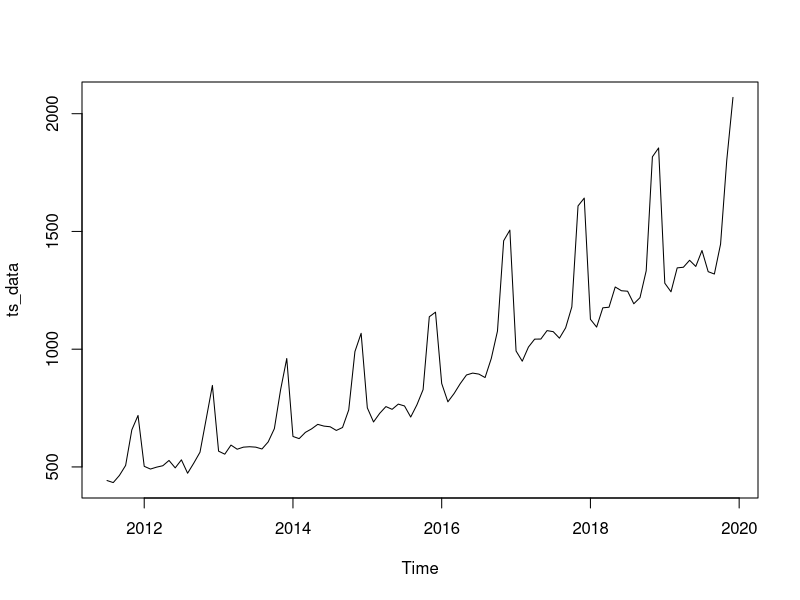
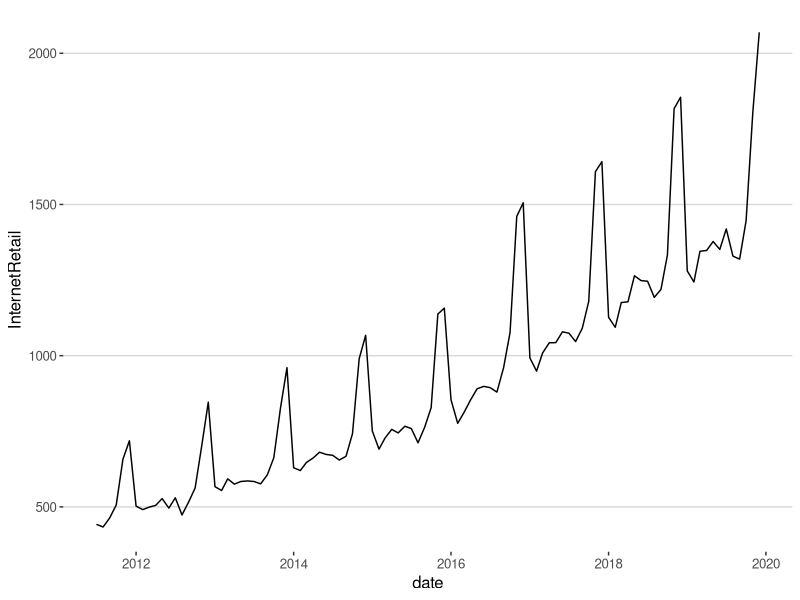
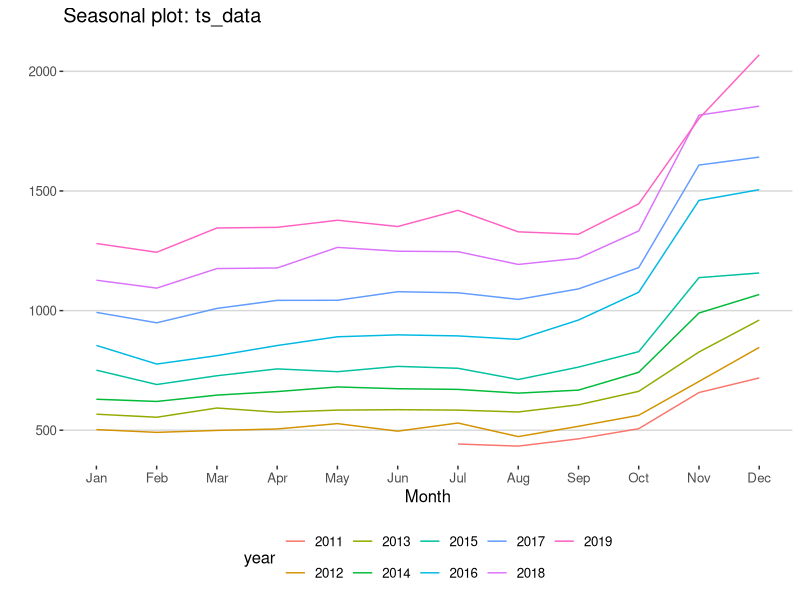
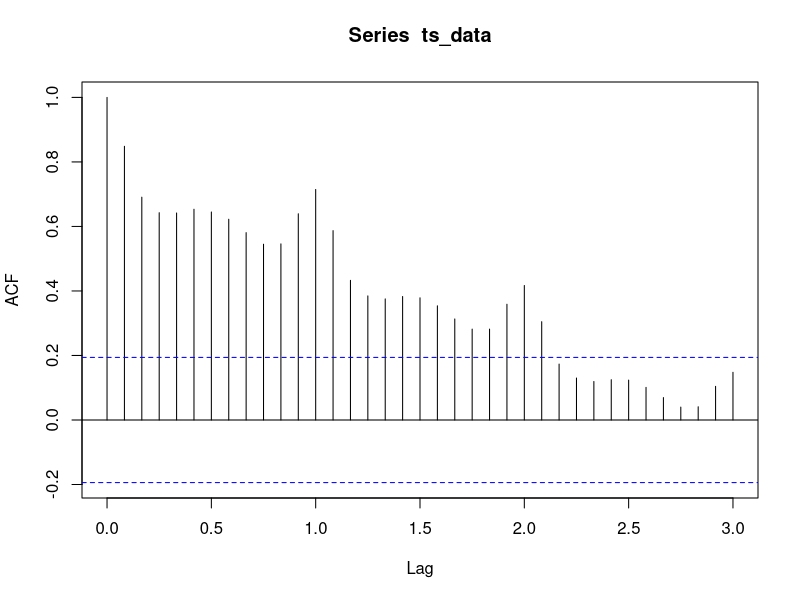

R code for these plots, in order: (Note: this script raises an error after producing the figures.)
library(tidyverse)
library(tseries)
library(lubridate)
library(forecast)
library(slider)
library(ggthemes)
library(broom)



# 2.a) --------------------------------------------------------------------

# Read data and convert date column to comfortable format
data <- read_csv2("./data/InternetRetailSales.csv") %>% 
  unite(col = "date", Year:Month, sep = " ", remove = FALSE) %>% 
  mutate_at("date", ~ymd(., truncated = 1))

# Convert data to time series object
ts_data <- ts(data$InternetRetail, frequency = 12, start = c(2011, 7))

# Plot the data
plot(ts_data)
ggplot(data, aes(x = date, y = InternetRetail)) + 
  geom_line() +
  theme_hc()

#' Comment: From the plot we can observe that the sales are trending upwards.
#' Additionally, we observe sales to be highly seasonal, with a sharp spike
#' in the last quarter.

# 2.b) --------------------------------------------------------------------

# Create seasonal plot
ggseasonplot(ts_data) + theme_hc()

#' Comment: With this plot the time axis is fixed to one year and different
#' years are represented by different lines. We can thus better compare sales
#' across years and more clearly see how sales spike in november and december, 
#' due to christmas business.


# Create acf plot
acf(ts_data, lag.max = 36)

#' Comment: The acf shows how much the sales of one month correlate with the 
#' nth lag of monthly sales, up to 36 months. We can see that the correlation
#' is especially high between the holiday sale seasons, which are 12 months 
#' apart. The acf is significant up to a lag of 24, resembling a 2 year time 
#' period.


# 2.c) --------------------------------------------------------------------

# Add simple moving average with window starting for t-6
data$ma <- ma(ts_data, order = 12)

# Plot the data accordingly
ggplot(data, aes(x = date)) + 
  geom_line(aes(y = InternetRetail)) +
  geom_line(aes(y = simple_ma), color = "red") +
  theme_hc()

#' Comment: The MA process is of order 12, and thus averages over one year.
#' We can clearly see the smooth upwards trend of sales. 


# 2.d) --------------------------------------------------------------------
# https://anomaly.io/seasonal-trend-decomposition-in-r/index.html
# The type of the time series determines how the trend, seasonal and residual comp
# onent interact. If the time series is multiplicative, the components multiply
# together. An increasing trend then results in an increased amplitude of the
# seasonal activity.
# Formula
# The additive time series is defined by an additive nature of the individual comp
# onents. An increasing trend then does not corresponds to increasing peaks and troughs
# of the time series. It stays relatively stable and no change in amplitude can
# be observed.
# Formula

# For this dataset a multiplicative decomposition should be chosen, since we clearly
# see an increase in the fluctuation with increasing trend. 


# 2.e) --------------------------------------------------------------------XX 
data <- data %>% mutate(m_t = InternetRetail/ma) %>% na.omit
ggplot(data, aes(x = date)) + 
  geom_line(aes(y = m_t)) +
  theme_hc()

# No the data is not weakly stationary since the graph is obviously a 
# function of time and seasonal patterns pertain. Both mean and variance of the
# time series are a function of time.

# Decompose
seasonal_component <- data %>% 
  group_by(Month) %>% 
  summarize(s_t = mean(m_t)) %>% 
  mutate(Month = month(mdy(Month, truncated = 2), label = T, locale = "eng")) %>% 
  arrange(Month)


# Plot seasonal component
ts(rep(seasonal_component$Mean, 12),  frequency = 12, start = c(2011, 1)) %>% 
  plot()

# Plot residual
data <- data %>% right_join(., seasonal_component, by = "Month") %>% 
  mutate(u_t = InternetRetail / (ma * s_t))

data %>% ggplot(aes(x=date, y = u_t)) + 
  geom_line() + 
  theme_hc()
# 2.f) --------------------------------------------------------------------XX

dec_data <- decompose(ts_data, type = "multiplicative")
plot(dec_data)

#' Comment: The process is decomposed into the trend, seasonal and random component.
#' The trend is smooth and continuously rising. The random seems to be 
#' a stationary process with constant mean and variance. The seasonal component..(stationary?)


# 2.g) --------------------------------------------------------------------

dec_data$random %>% acf(na.action = na.pass)

#' Comment: The residual component of the decomposition, seem to be white noise
#' as the spikes of the acf are only rarely significant.

# 2.h) --------------------------------------------------------------------

arima <- dec_data$random %>% auto.arima
summary(arima)
dec_data$random %>% plot

#' Check model diagnostics: The model has low error measures suggesting a 
#' good fit to the data.


ljung_test <- map_df(c(1:24), ~Box.test(dec_data$random, lag = ., type = "Box-Pierce") %>% tidy)
ljung_test %>% print(n = 50)


# 2.i) --------------------------------------------------------------------

preds <- forecast(arima, h = 24)
preds


#' Comment: The forecast follows our expectations as it continues the seasonal
#' pattern closely.
